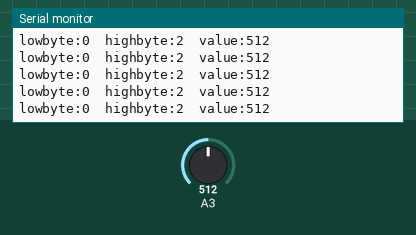
Simulated run of this sketch. Board: Arduino Uno, built with avr-gcc and run on an emulated ATmega328P. Shown: the last lines printed to the serial monitor. The test bench sets the inputs (shaded band); at power-on: A3 = 512.

Above: at 4.2 s.
4.3 s: A3 set to 992
At 5.4 s:
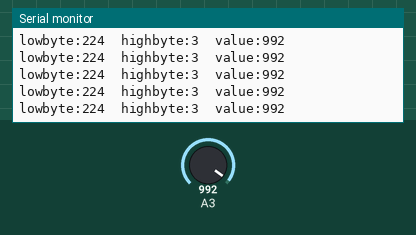
5.8 s: A3 set to 1010
At 6.4 s:
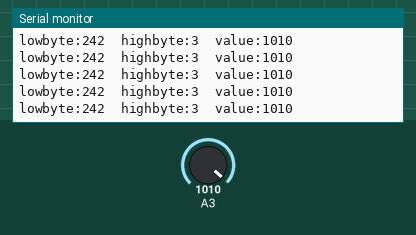
Timing chart, 0 to 8.8 s (numbered marks = the images above; inputs shaded):
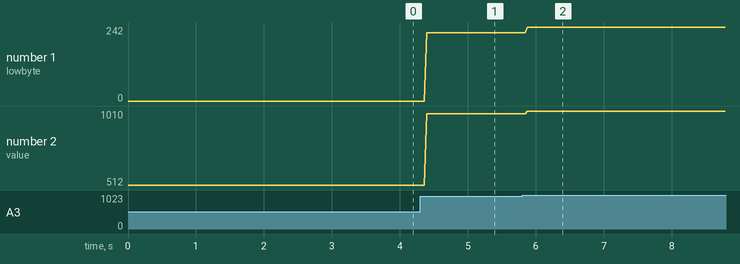

The sketch:

example2bw5.ino
```cpp
//Write a program that continuously prints out the analog value of PC3 through the serial port. Assume the followings:
//•The clock speed of the microcontroller is 16MHz
//•The desired clock speed of ADC is 125 kHz.
//•Use AVCC as analog reference.
//•On-demand mode


//char*admux= (char*)0x7C; //Signed/unsigned does not matter if you don’t do decimal work
//volatileunsigned char*adcsra= (unsignedchar*)0x7A;
//volatileunsigned char*adch= (unsignedchar*)0x79;
//volatileunsigned char*adcl= (unsignedchar*)0x78;
//intmain()//To run on Arduino, just change this function to void setup()
//{
//*admux=0b01000011; //Set analog reference to AVCC and analog source to PC3.
//*adcsra=0b11000111; //Enable ADC, start conversion and set pre-scalerto 128
//Serial.begin(9600);
//while(1)
//{
//*adcsra|=0b01000000; //Start conversion (Set ADSC bit)
//while (((*adcsra) &0b01000000))//As long as ADSC bit is HIGH
//{
////Do nothing
//}
//intlowbyte= (*adcl); //Capture low byte
//inthighbyte= (*adch); //Capture high byte
//intvalue = (highbyte<<8) | lowbyte; //Merge high byte and low byte
//Serial.println(value);
//}
//}


char*admux= (char*)0x7C; //Signed/unsigned does not matter if you don’t do decimal work
volatile unsigned char*adcsra = (unsigned char*) 0x7A;
volatile unsigned char*adch = (unsigned char*) 0x79;
volatile unsigned char*adcl = (unsigned char*) 0x78;

//intmain()//To run on Arduino, just change this function to void setup()
void setup()
{
  *admux=0b01000011; //Set analog reference to AVCC and analog source to PC3 which means A3. if you to use A0 u change to *admux=0b01000000;
  *adcsra=0b11000111; //Enable ADC, start conversion and set pre-scaler to 128
  Serial.begin(9600);

}

void loop() {
   {
    *adcsra|=0b01000000;                          //Start conversion (Set ADSC bit)
   while (((*adcsra) &0b01000000))               //As long as ADSC bit is HIGH
   {
         //Do nothing
   }
        int lowbyte = (*adcl);                        //Capture low byte
        int highbyte = (*adch);                       //Capture high byte
        int value = (highbyte<<8) | lowbyte;          //Merge high byte and low byte

        Serial.print("lowbyte:");
        Serial.print(lowbyte);  //the range is between 0 to 255
        Serial.print("\t");
        Serial.print("highbyte:");
        Serial.print(highbyte); //the range is between 0 to 3
        Serial.print("\t");
        Serial.print("value:");
        Serial.println(value); // the range is between 0 to 1023
    }

}
```

Measured:
- after the input at 4.3 s, the serial monitor: prints a new line after 0.09 s (image 1)
- after the input at 5.8 s, the serial monitor: prints a new line after 0.08 s (image 2)
- plotted number 1: 0 → 224 after the input at 4.3 s, 224 → 242 after the input at 5.8 s
- plotted number 2: 512 → 992 after the input at 4.3 s, 992 → 1010 after the input at 5.8 s
